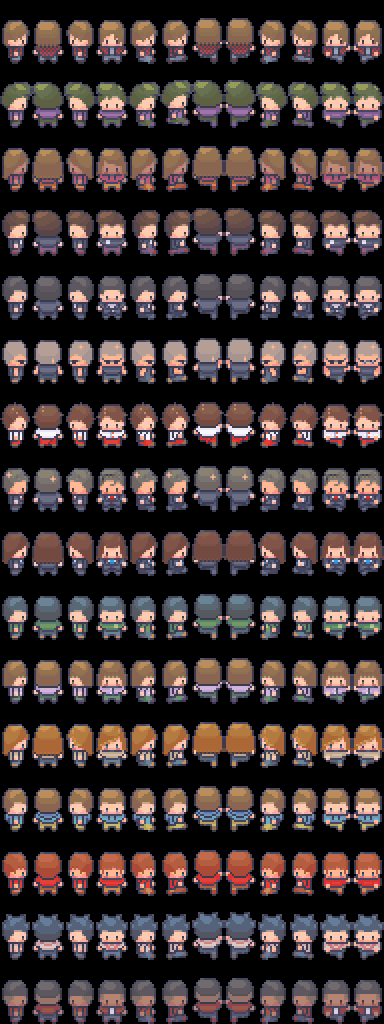

Tiled map render using the project's own tile images. Description and the map definition, with tile-layer contents summarised, below:
An orthogonal 12x32 tile map with 32x32 px tiles, 16 tile layers (Alex, Amelia, Ash, Bob, ...), 16 tilesets.

<map version="1.4" tiledversion="1.4.3" orientation="orthogonal" renderorder="right-down" width="12" height="32" tilewidth="32" tileheight="32" infinite="0" nextlayerid="17" nextobjectid="1">
 <tileset firstgid="1" source="tilesets/Adam_32x32.tsx" />
 <tileset firstgid="385" source="tilesets/Alex_32x32.tsx" />
 <tileset firstgid="769" source="tilesets/Amelia_32x32.tsx" />
 <tileset firstgid="1153" source="tilesets/Ash_32x32.tsx" />
 <tileset firstgid="1537" source="tilesets/Bob_32x32.tsx" />
 <tileset firstgid="1921" source="tilesets/Bouncer_32x32.tsx" />
 <tileset firstgid="2305" source="tilesets/Butcher_32x32.tsx" />
 <tileset firstgid="2401" source="tilesets/Conference_man_32x32.tsx" />
 <tileset firstgid="2785" source="tilesets/Conference_woman_32x32.tsx" />
 <tileset firstgid="3169" source="tilesets/Dan_32x32.tsx" />
 <tileset firstgid="3553" source="tilesets/Lucy_32x32.tsx" />
 <tileset firstgid="3937" source="tilesets/Molly_32x32.tsx" />
 <tileset firstgid="4321" source="tilesets/Pier_32x32.tsx" />
 <tileset firstgid="4705" source="tilesets/Rob_32x32.tsx" />
 <tileset firstgid="5089" source="tilesets/Roki_32x32.tsx" />
 <tileset firstgid="5473" source="tilesets/Samuel_32x32.tsx" />
 <layer id="1" name="Alex" width="12" height="32">
  <data>[384 cells, 12 non-empty, 12 distinct tile ids]</data>
 </layer>
 <layer id="3" name="Amelia" width="12" height="32">
  <data>[384 cells, 12 non-empty, 12 distinct tile ids]</data>
 </layer>
 <layer id="4" name="Ash" width="12" height="32">
  <data>[384 cells, 12 non-empty, 12 distinct tile ids]</data>
 </layer>
 <layer id="5" name="Bob" width="12" height="32">
  <data>[384 cells, 12 non-empty, 12 distinct tile ids]</data>
 </layer>
 <layer id="6" name="Bouncer" width="12" height="32">
  <data>[384 cells, 12 non-empty, 12 distinct tile ids]</data>
 </layer>
 <layer id="7" name="Butcher" width="12" height="32">
  <data>[384 cells, 12 non-empty, 12 distinct tile ids]</data>
 </layer>
 <layer id="8" name="Conference_man" width="12" height="32">
  <data>[384 cells, 12 non-empty, 12 distinct tile ids]</data>
 </layer>
 <layer id="9" name="Conference_woman" width="12" height="32">
  <data>[384 cells, 12 non-empty, 12 distinct tile ids]</data>
 </layer>
 <layer id="10" name="Dan" width="12" height="32">
  <data>[384 cells, 12 non-empty, 12 distinct tile ids]</data>
 </layer>
 <layer id="11" name="Lucy" width="12" height="32">
  <data>[384 cells, 12 non-empty, 12 distinct tile ids]</data>
 </layer>
 <layer id="12" name="Molly" width="12" height="32">
  <data>[384 cells, 12 non-empty, 12 distinct tile ids]</data>
 </layer>
 <layer id="13" name="Pier" width="12" height="32">
  <data>[384 cells, 12 non-empty, 12 distinct tile ids]</data>
 </layer>
 <layer id="14" name="Rob" width="12" height="32">
  <data>[384 cells, 12 non-empty, 12 distinct tile ids]</data>
 </layer>
 <layer id="15" name="Roki" width="12" height="32">
  <data>[384 cells, 12 non-empty, 12 distinct tile ids]</data>
 </layer>
 <layer id="16" name="Samuel" width="12" height="32">
  <data>[384 cells, 12 non-empty, 12 distinct tile ids]</data>
 </layer>
 <layer id="2" name="Adam" width="12" height="32">
  <data>[384 cells, 12 non-empty, 12 distinct tile ids]</data>
 </layer>
</map>
